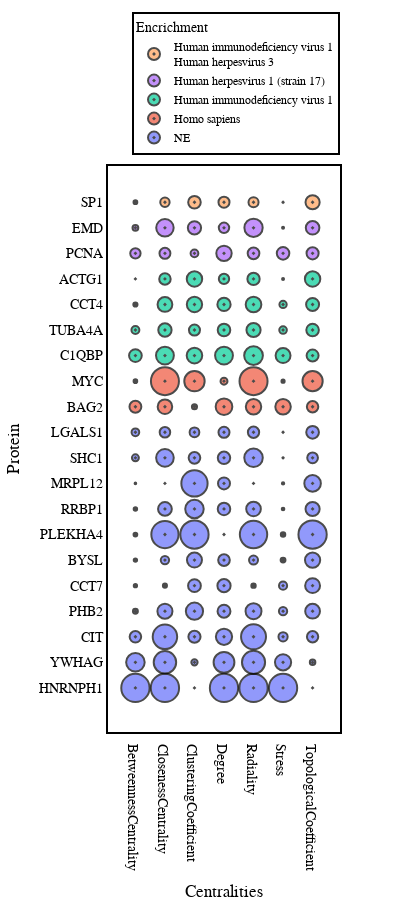

The notebook cell saved with this chart:
### Code cell
import plotly.express as px

# Make Scaterplot
fig = px.scatter(
    Dot_plot_df, 
    x="Centrality", 
    y="Protein", 
    size="Value", 
    color="Encrichment", hover_data=['Info']
)

# Symbol and circle rim
fig.update_traces(mode='markers', marker_symbol = 200, marker_line_width=2, marker_line_color='rgba(0, 0, 0, 1)')
# Add boundaries                      
fig.update_xaxes(showline=True, linewidth=2, linecolor='black', mirror=True)
fig.update_yaxes(showline=True, linewidth=2, linecolor='black', mirror=True)

    
# Size of the plot   
fig.update_layout(
    title=None,
    autosize=False,
    width=420,
    height=910,
    # paper_bgcolor='rgba(0,0,0,0)',
    plot_bgcolor='rgba(0,0,0,0)',
    xaxis=dict(
        title="Centralities"
    ),
    yaxis=dict(
        title="Protein"
    ),
    font=dict(
        family="Arial",
        size=14,
        color="black"
    )
)
    

# Update legend
fig.update_layout(
    legend=dict(
        orientation="v",
    yanchor="bottom",
    y=1.02,
    xanchor="right",
    x=1,
        traceorder="reversed",
        title_font_family="Times New Roman",
        font=dict(
            family="Arial",
            size=12,
            color="black"
        ),
        bgcolor="rgba(0,0,0,0)",
        bordercolor="Black",
        borderwidth=2
    )
)


fig_dots = fig

fig_dots

### Figure 1 — Plotly figure (JSON) as saved in the notebook; plotly's stock layout.template omitted (floating-point values rounded to 4 significant figures)
{"data": [{"customdata": [["1.0<br>BetweennessCentrality"], ["0.43<br>BetweennessCentrality"], ["0.17<br>BetweennessCentrality"], ["0.03<br>BetweennessCentrality"], ["0.01<br>BetweennessCentrality"], ["0.01<br>BetweennessCentrality"], ["0.02<br>BetweennessCentrality"], ["0.01<br>BetweennessCentrality"], ["0.0<br>BetweennessCentrality"], ["0.06<br>BetweennessCentrality"], ["0.07<br>BetweennessCentrality"], ["1.0<br>ClosenessCentrality"], ["0.63<br>ClosenessCentrality"], ["0.75<br>ClosenessCentrality"], ["0.28<br>ClosenessCentrality"], ["0.02<br>ClosenessCentrality"], ["0.09<br>ClosenessCentrality"], ["0.93<br>ClosenessCentrality"], ["0.24<br>ClosenessCentrality"], ["0.0<br>ClosenessCentrality"], ["0.39<br>ClosenessCentrality"], ["0.14<br>ClosenessCentrality"], ["0.0<br>ClusteringCoefficient"], ["0.05<br>ClusteringCoefficient"], ["0.18<br>ClusteringCoefficient"], ["0.37<br>ClusteringCoefficient"], ["0.21<br>ClusteringCoefficient"], ["0.28<br>ClusteringCoefficient"], ["1.0<br>ClusteringCoefficient"], ["0.43<br>ClusteringCoefficient"], ["0.86<br>ClusteringCoefficient"], ["0.17<br>ClusteringCoefficient"], ["0.12<br>ClusteringCoefficient"], ["1.0<br>Degree"], ["0.54<br>Degree"], ["0.33<br>Degree"], ["0.21<br>Degree"], ["0.22<br>Degree"], ["0.17<br>Degree"], ["0.0<br>Degree"], ["0.2<br>Degree"], ["0.18<br>Degree"], ["0.19<br>Degree"], ["0.15<br>Degree"], ["1.0<br>Radiality"], ["0.67<br>Radiality"], ["0.78<br>Radiality"], ["0.32<br>Radiality"], ["0.02<br>Radiality"], ["0.1<br>Radiality"], ["0.94<br>Radiality"], ["0.27<br>Radiality"], ["0.0<br>Radiality"], ["0.43<br>Radiality"], ["0.16<br>Radiality"], ["1.0<br>Stress"], ["0.33<br>Stress"], ["0.11<br>Stress"], ["0.09<br>Stress"], ["0.08<br>Stress"], ["0.03<br>Stress"], ["0.02<br>Stress"], ["0.01<br>Stress"], ["0.01<br>Stress"], ["0.0<br>Stress"], ["0.0<br>Stress"], ["0.0<br>TopologicalCoefficient"], ["0.04<br>TopologicalCoefficient"], ["0.16<br>TopologicalCoefficient"], ["0.27<br>TopologicalCoefficient"], ["0.28<br>TopologicalCoefficient"], ["0.29<br>TopologicalCoefficient"], ["1.0<br>TopologicalCoefficient"], ["0.25<br>TopologicalCoefficient"], ["0.34<br>TopologicalCoefficient"], ["0.14<br>TopologicalCoefficient"], ["0.2<br>TopologicalCoefficient"]], "hovertemplate": "Encrichment=NE<br>Centrality=%{x}<br>Protein=%{y}<br>Value=%{marker.size}<br>Info=%{customdata[0]}<extra></extra>", "legendgroup": "NE", "marker": {"color": "#636efa", "line": {"color": "rgba(0, 0, 0, 1)", "width": 2}, "size": [1, 0.4306, 0.1669, 0.0303, 0.01346, 0.01406, 0.01746, 0.01476, 0.003303, 0.06094, 0.07416, 1, 0.6312, 0.7486, 0.284, 0.02068, 0.08777, 0.9266, 0.237, 0, 0.3897, 0.1396, 0, 0.04924, 0.1847, 0.3713, 0.2051, 0.2816, 1, 0.4283, 0.8626, 0.1697, 0.1188, 1, 0.5423, 0.33, 0.2086, 0.2188, 0.17, 0, 0.1967, 0.1792, 0.1939, 0.1526, 1, 0.6681, 0.7779, 0.3181, 0.02424, 0.1017, 0.9369, 0.2676, 0, 0.4289, 0.1603, 1, 0.3284, 0.1061, 0.0859, 0.08292, 0.0294, 0.02486, 0.008735, 0.006764, 0.001617, 0, 0, 0.03827, 0.1609, 0.2727, 0.2782, 0.2903, 1, 0.25, 0.343, 0.1443, 0.2021], "sizemode": "area", "sizeref": 0.0025, "symbol": 200}, "mode": "markers", "name": "NE", "orientation": "v", "showlegend": true, "type": "scatter", "x": ["BetweennessCentrality", "BetweennessCentrality", "BetweennessCentrality", "BetweennessCentrality", "BetweennessCentrality", "BetweennessCentrality", "BetweennessCentrality", "BetweennessCentrality", "BetweennessCentrality", "BetweennessCentrality", "BetweennessCentrality", "ClosenessCentrality", "ClosenessCentrality", "ClosenessCentrality", "ClosenessCentrality", "ClosenessCentrality", "ClosenessCentrality", "ClosenessCentrality", "ClosenessCentrality", "ClosenessCentrality", "ClosenessCentrality", "ClosenessCentrality", "ClusteringCoefficient", "ClusteringCoefficient", "ClusteringCoefficient", "ClusteringCoefficient", "ClusteringCoefficient", "ClusteringCoefficient", "ClusteringCoefficient", "ClusteringCoefficient", "ClusteringCoefficient", "ClusteringCoefficient", "ClusteringCoefficient", "Degree", "Degree", "Degree", "Degree", "Degree", "Degree", "Degree", "Degree", "Degree", "Degree", "Degree", "Radiality", "Radiality", "Radiality", "Radiality", "Radiality", "Radiality", "Radiality", "Radiality", "Radiality", "Radiality", "Radiality", "Stress", "Stress", "Stress", "Stress", "Stress", "Stress", "Stress", "Stress", "Stress", "Stress", "Stress", "TopologicalCoefficient", "TopologicalCoefficient", "TopologicalCoefficient", "TopologicalCoefficient", "TopologicalCoefficient", "TopologicalCoefficient", "TopologicalCoefficient", "TopologicalCoefficient", "TopologicalCoefficient", "TopologicalCoefficient", "TopologicalCoefficient"], "xaxis": "x", "y": ["HNRNPH1", "YWHAG", "CIT", "PHB2", "CCT7", "BYSL", "PLEKHA4", "RRBP1", "MRPL12", "SHC1", "LGALS1", "HNRNPH1", "YWHAG", "CIT", "PHB2", "CCT7", "BYSL", "PLEKHA4", "RRBP1", "MRPL12", "SHC1", "LGALS1", "HNRNPH1", "YWHAG", "CIT", "PHB2", "CCT7", "BYSL", "PLEKHA4", "RRBP1", "MRPL12", "SHC1", "LGALS1", "HNRNPH1", "YWHAG", "CIT", "PHB2", "CCT7", "BYSL", "PLEKHA4", "RRBP1", "MRPL12", "SHC1", "LGALS1", "HNRNPH1", "YWHAG", "CIT", "PHB2", "CCT7", "BYSL", "PLEKHA4", "RRBP1", "MRPL12", "SHC1", "LGALS1", "HNRNPH1", "YWHAG", "CIT", "PHB2", "CCT7", "BYSL", "PLEKHA4", "RRBP1", "MRPL12", "SHC1", "LGALS1", "HNRNPH1", "YWHAG", "CIT", "PHB2", "CCT7", "BYSL", "PLEKHA4", "RRBP1", "MRPL12", "SHC1", "LGALS1"], "yaxis": "y"}, {"customdata": [["0.18<br>BetweennessCentrality"], ["0.02<br>BetweennessCentrality"], ["0.27<br>ClosenessCentrality"], ["0.98<br>ClosenessCentrality"], ["0.03<br>ClusteringCoefficient"], ["0.52<br>ClusteringCoefficient"], ["0.35<br>Degree"], ["0.06<br>Degree"], ["0.3<br>Radiality"], ["0.98<br>Radiality"], ["0.3<br>Stress"], ["0.01<br>Stress"], ["0.16<br>TopologicalCoefficient"], ["0.51<br>TopologicalCoefficient"]], "hovertemplate": "Encrichment=Homo sapiens<br>Centrality=%{x}<br>Protein=%{y}<br>Value=%{marker.size}<br>Info=%{customdata[0]}<extra></extra>", "legendgroup": "Homo sapiens", "marker": {"color": "#EF553B", "line": {"color": "rgba(0, 0, 0, 1)", "width": 2}, "size": [0.1766, 0.0165, 0.265, 0.9806, 0.03254, 0.5182, 0.3474, 0.06066, 0.2978, 0.9834, 0.3005, 0.01255, 0.1634, 0.509], "sizemode": "area", "sizeref": 0.0025, "symbol": 200}, "mode": "markers", "name": "Homo sapiens", "orientation": "v", "showlegend": true, "type": "scatter", "x": ["BetweennessCentrality", "BetweennessCentrality", "ClosenessCentrality", "ClosenessCentrality", "ClusteringCoefficient", "ClusteringCoefficient", "Degree", "Degree", "Radiality", "Radiality", "Stress", "Stress", "TopologicalCoefficient", "TopologicalCoefficient"], "xaxis": "x", "y": ["BAG2", "MYC", "BAG2", "MYC", "BAG2", "MYC", "BAG2", "MYC", "BAG2", "MYC", "BAG2", "MYC", "BAG2", "MYC"], "yaxis": "y"}, {"customdata": [["0.2<br>BetweennessCentrality"], ["0.08<br>BetweennessCentrality"], ["0.02<br>BetweennessCentrality"], ["0.0<br>BetweennessCentrality"], ["0.4<br>ClosenessCentrality"], ["0.22<br>ClosenessCentrality"], ["0.27<br>ClosenessCentrality"], ["0.17<br>ClosenessCentrality"], ["0.3<br>ClusteringCoefficient"], ["0.15<br>ClusteringCoefficient"], ["0.29<br>ClusteringCoefficient"], ["0.3<br>ClusteringCoefficient"], ["0.4<br>Degree"], ["0.2<br>Degree"], ["0.22<br>Degree"], ["0.13<br>Degree"], ["0.44<br>Radiality"], ["0.25<br>Radiality"], ["0.31<br>Radiality"], ["0.19<br>Radiality"], ["0.28<br>Stress"], ["0.07<br>Stress"], ["0.07<br>Stress"], ["0.0<br>Stress"], ["0.18<br>TopologicalCoefficient"], ["0.2<br>TopologicalCoefficient"], ["0.21<br>TopologicalCoefficient"], ["0.3<br>TopologicalCoefficient"]], "hovertemplate": "Encrichment=Human immunodeficiency virus 1<br>Centrality=%{x}<br>Protein=%{y}<br>Value=%{marker.size}<br>Info=%{customdata[0]}<extra></extra>", "legendgroup": "Human immunodeficiency virus 1", "marker": {"color": "#00cc96", "line": {"color": "rgba(0, 0, 0, 1)", "width": 2}, "size": [0.2026, 0.07877, 0.02192, 0, 0.4, 0.2222, 0.2736, 0.1653, 0.3032, 0.1531, 0.2945, 0.2989, 0.3998, 0.1985, 0.2206, 0.1342, 0.4395, 0.2515, 0.307, 0.189, 0.2794, 0.07265, 0.06658, 0.004866, 0.1795, 0.1981, 0.2106, 0.2983], "sizemode": "area", "sizeref": 0.0025, "symbol": 200}, "mode": "markers", "name": "Human immunodeficiency virus 1", "orientation": "v", "showlegend": true, "type": "scatter", "x": ["BetweennessCentrality", "BetweennessCentrality", "BetweennessCentrality", "BetweennessCentrality", "ClosenessCentrality", "ClosenessCentrality", "ClosenessCentrality", "ClosenessCentrality", "ClusteringCoefficient", "ClusteringCoefficient", "ClusteringCoefficient", "ClusteringCoefficient", "Degree", "Degree", "Degree", "Degree", "Radiality", "Radiality", "Radiality", "Radiality", "Stress", "Stress", "Stress", "Stress", "TopologicalCoefficient", "TopologicalCoefficient", "TopologicalCoefficient", "TopologicalCoefficient"], "xaxis": "x", "y": ["C1QBP", "TUBA4A", "CCT4", "ACTG1", "C1QBP", "TUBA4A", "CCT4", "ACTG1", "C1QBP", "TUBA4A", "CCT4", "ACTG1", "C1QBP", "TUBA4A", "CCT4", "ACTG1", "C1QBP", "TUBA4A", "CCT4", "ACTG1", "C1QBP", "TUBA4A", "CCT4", "ACTG1", "C1QBP", "TUBA4A", "CCT4", "ACTG1"], "yaxis": "y"}, {"customdata": [["0.13<br>BetweennessCentrality"], ["0.04<br>BetweennessCentrality"], ["0.15<br>ClosenessCentrality"], ["0.38<br>ClosenessCentrality"], ["0.08<br>ClusteringCoefficient"], ["0.22<br>ClusteringCoefficient"], ["0.3<br>Degree"], ["0.14<br>Degree"], ["0.17<br>Radiality"], ["0.42<br>Radiality"], ["0.2<br>Stress"], ["0.01<br>Stress"], ["0.18<br>TopologicalCoefficient"], ["0.23<br>TopologicalCoefficient"]], "hovertemplate": "Encrichment=Human herpesvirus 1 (strain 17)<br>Centrality=%{x}<br>Protein=%{y}<br>Value=%{marker.size}<br>Info=%{customdata[0]}<extra></extra>", "legendgroup": "Human herpesvirus 1 (strain 17)", "marker": {"color": "#ab63fa", "line": {"color": "rgba(0, 0, 0, 1)", "width": 2}, "size": [0.1348, 0.04219, 0.1502, 0.3808, 0.07605, 0.2201, 0.2969, 0.1351, 0.1721, 0.4197, 0.1981, 0.005119, 0.1835, 0.2316], "sizemode": "area", "sizeref": 0.0025, "symbol": 200}, "mode": "markers", "name": "Human herpesvirus 1 (strain 17)", "orientation": "v", "showlegend": true, "type": "scatter", "x": ["BetweennessCentrality", "BetweennessCentrality", "ClosenessCentrality", "ClosenessCentrality", "ClusteringCoefficient", "ClusteringCoefficient", "Degree", "Degree", "Radiality", "Radiality", "Stress", "Stress", "TopologicalCoefficient", "TopologicalCoefficient"], "xaxis": "x", "y": ["PCNA", "EMD", "PCNA", "EMD", "PCNA", "EMD", "PCNA", "EMD", "PCNA", "EMD", "PCNA", "EMD", "PCNA", "EMD"], "yaxis": "y"}, {"customdata": [["0.02<br>BetweennessCentrality"], ["0.11<br>ClosenessCentrality"], ["0.2<br>ClusteringCoefficient"], ["0.15<br>Degree"], ["0.13<br>Radiality"], ["0.0<br>Stress"], ["0.25<br>TopologicalCoefficient"]], "hovertemplate": "Encrichment=Human immunodeficiency virus 1<br>Human herpesvirus 3<br>Centrality=%{x}<br>Protein=%{y}<br>Value=%{marker.size}<br>Info=%{customdata[0]}<extra></extra>", "legendgroup": "Human immunodeficiency virus 1<br>Human herpesvirus 3", "marker": {"color": "#FFA15A", "line": {"color": "rgba(0, 0, 0, 1)", "width": 2}, "size": [0.01794, 0.11, 0.1979, 0.1526, 0.1269, 0.00129, 0.2513], "sizemode": "area", "sizeref": 0.0025, "symbol": 200}, "mode": "markers", "name": "Human immunodeficiency virus 1<br>Human herpesvirus 3", "orientation": "v", "showlegend": true, "type": "scatter", "x": ["BetweennessCentrality", "ClosenessCentrality", "ClusteringCoefficient", "Degree", "Radiality", "Stress", "TopologicalCoefficient"], "xaxis": "x", "y": ["SP1", "SP1", "SP1", "SP1", "SP1", "SP1", "SP1"], "yaxis": "y"}], "layout": {"autosize": false, "font": {"color": "black", "family": "Arial", "size": 14}, "height": 910, "legend": {"bgcolor": "rgba(0, 0, 0, 0)", "bordercolor": "Black", "borderwidth": 2, "font": {"color": "black", "family": "Arial", "size": 12}, "itemsizing": "constant", "orientation": "v", "title": {"font": {"family": "Times New Roman"}, "text": "Encrichment"}, "tracegroupgap": 0, "traceorder": "reversed", "x": 1, "xanchor": "right", "y": 1.02, "yanchor": "bottom"}, "margin": {"t": 60}, "plot_bgcolor": "rgba(0, 0, 0, 0)", "title": {}, "width": 420, "xaxis": {"anchor": "y", "autorange": true, "domain": [0, 1], "linecolor": "black", "linewidth": 2, "mirror": true, "range": [-0.9375, 6.937], "showline": true, "title": {"text": "Centralities"}, "type": "category"}, "yaxis": {"anchor": "x", "autorange": true, "domain": [0, 1], "linecolor": "black", "linewidth": 2, "mirror": true, "range": [-1.746, 20.43], "showline": true, "title": {"text": "Protein"}, "type": "category"}}}
